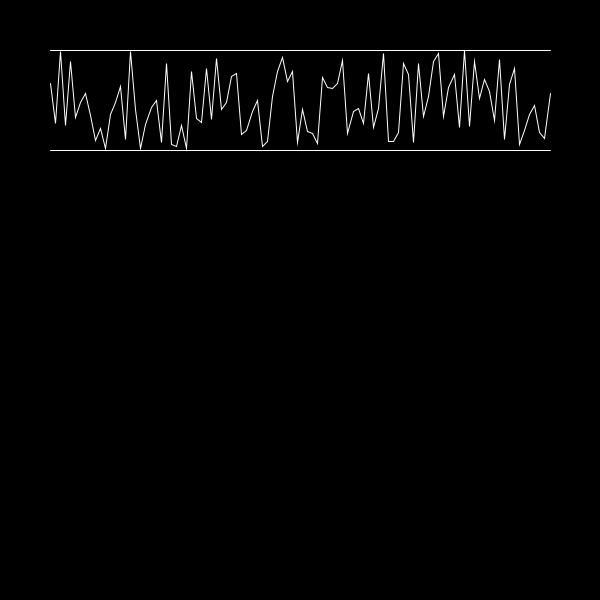
Frame 1 (no input)
Frame 60 (the mouse pressed at the canvas centre just before this capture): identical to frame 1, image omitted
Frame 120 (the mouse held since frame 60 and released just before this capture): identical to frame 1, image omitted

The Processing sketch that drew this single still picture (run headless with seeded random() and noise(); from frame 60 on, the mouse is pressed at the canvas centre):

// Processing sketch: data_01_02C
// ── data_01_02C.pde

float val[];

void setup() {
  size(600,600);
  
  val=new float[100];
  for(int i=0; i<val.length; i++) {
    val[i]=random(100);
  }
  
}

void draw() {
  background(0);
  
  noFill();
  stroke(255);
  
  translate(50,150);
  drawValues(val, width-100, 100);  
}

void drawValues(float dat[],float w,float h) {
  // find the maximum value in the dat array
  float maxVal=max(dat);
  int n=dat.length;
  
  line(0,0, w,0);
  line(0,-h, w,-h);
  
  beginShape();
  for(int i=0; i<n; i++) {
    float x=map(i, 0,n-1, 0,w);
    
    // map y to [0..-h] so that it draws the
    // graph "upwards"
    float y=map(dat[i], 0,maxVal, 0,-h);
    
    vertex(x,y);
  }
  endShape();
}
